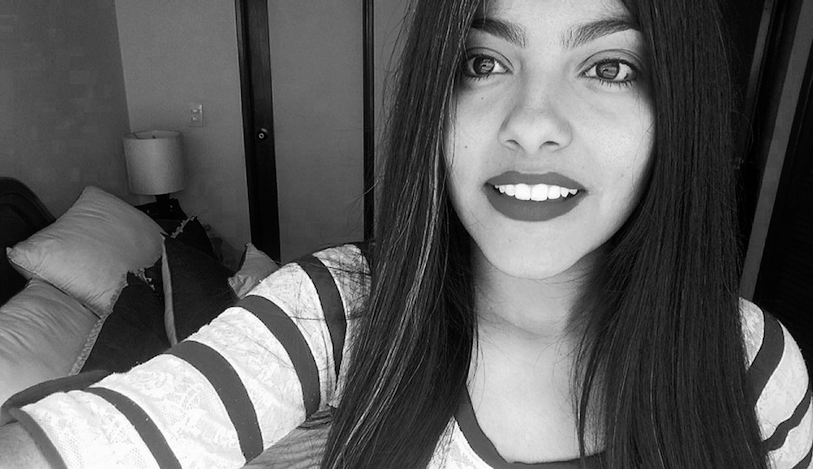
#> input picture ViviamAcuna_Taller4/punto_1/viviam.png, 813 x 469 px
$ python punto_1.py
#> lines starting #> are read from the running program, lines starting #| are printed output that depends on the picture
import numpy as np
import matplotlib.pyplot as plt

#Se ingresa la imagen, esta debe estar en la misma carpeta del archivo
Im1 = plt.imread("viviam.png")
#> Im1 is the input picture: shape (469, 813, 4) float32; mean R, G, B, A 0.373, 0.373, 0.373, 1


#En este paso se toma la decision de cortar la imagen debido a que si son muchos pixeles, al momento de hacer el recorrido se toma basante tiempo.
#En caso de escoger una imagen pequena este se puede omitir
Im1 = Im1[1:21,1:21,:]
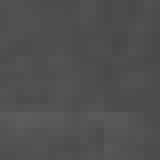
#> Im1: shape (20, 20, 4) float32 (shown 8 times larger); mean R, G, B, A 0.312, 0.312, 0.312, 1


m,n,I = np.shape(Im1)
#> m = 20; n = 20; I = 4

#El linspace tiene los mismos puntos que el tamano de la gausiana
t = np.linspace(-10, 10, 20)

#Funcion que retorna la gausiana
def gauss(t):
    return 1.0 - np.exp(0.1*t*t)

gausiana = gauss(t)


#Funcion que integra para normalizar los datos
def integrate(f,a, b, N):
#> called with a = 0, b = 10, N = 10
    h = (b-a)/(N-1)
    contador = 0.0

    for i in range(N-1):

        x = a + i * h
        contador = np.sum(0.5 * (f(t) + f(t+h)) * h)

    return contador
#Se normalizan los datos
gauss_n= integrate(gauss, 0, 10, 10)


#Funcion que retorna el nucleo o kernel
def nucleo (gauss_n):

    gauss_nu= gauss_n + 100000
    normalizado = gausiana/gauss_nu
    return normalizado[:, np.newaxis] * normalizado[np.newaxis, :]

nucleo_n= nucleo(gauss_n)


#Funcion que realiza la transformada de fourier
def transformada2d(A):
    forma = np.shape(A)
    ancho = forma[1]
    largo = forma[0]


    Real = np.zeros((largo,ancho))

    for k in range(largo):

        for l in range(ancho):

             for m in range(largo):

                for n in range(ancho):

                    #En este caso se usa coseno porque solo se tienen en cuenta los valores reales y no los imaginarios
                    Real[k,l] = Real[k,l] + A[m,n]*np.cos(-2.0*np.pi*(m*k/largo+n*l/ancho))

    return Real

#Se tienen en cuenta las dos primeras componentes de la imagen
imagen_nueva=Im1[:,:,0]

#Se hallan las transformadas del nucleo y de la imagen
nucleo_tr= transformada2d(nucleo_n)
imagen_tr= transformada2d(imagen_nueva)
#> after the loop in transformada2d (call 2), `for k in range(largo):`:
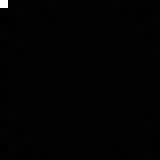
#> Real: shape (20, 20) float64 (shown 8 times larger); min -1.17, max 124.9, mean 0.3; drawn with min black and max white

#Se multiplican las transformadas del kernel y de la imagen
mult_trans = nucleo_tr*imagen_tr


#Funcion que realiza la transformada de fourier inversa
def transformadaInv2d(A):
    forma = np.shape(A)
#> forma = (20, 20)
    ancho = forma[1]
#> ancho = 20
    largo = forma[0]
#> largo = 20


    Real = np.zeros((largo,ancho))

    for k in range(largo):

        for l in range(ancho):

             for m in range(largo):

                for n in range(ancho):


                    #Se toma coseno porque solo se tienen en cuenta los valores reales
                    Real[k,l] = Real[k,l] + A[m,n]*np.cos(2.0*np.pi*(m*k/largo+n*l/ancho))
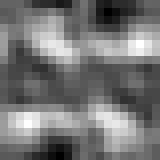
#> Real: shape (20, 20) float64 (shown 8 times larger); min 57.78, max 62.46, mean 59.9; drawn with min black and max white

    return Real
#Se realiza la transformada inversa a la multiplicacion de las transformadas de la imagen y el kernel
imagen_suavizada = transformadaInv2d(mult_trans)

#Se guarda la imagen
plt.imshow(imagen_suavizada)
plt.savefig("suave1.png")
